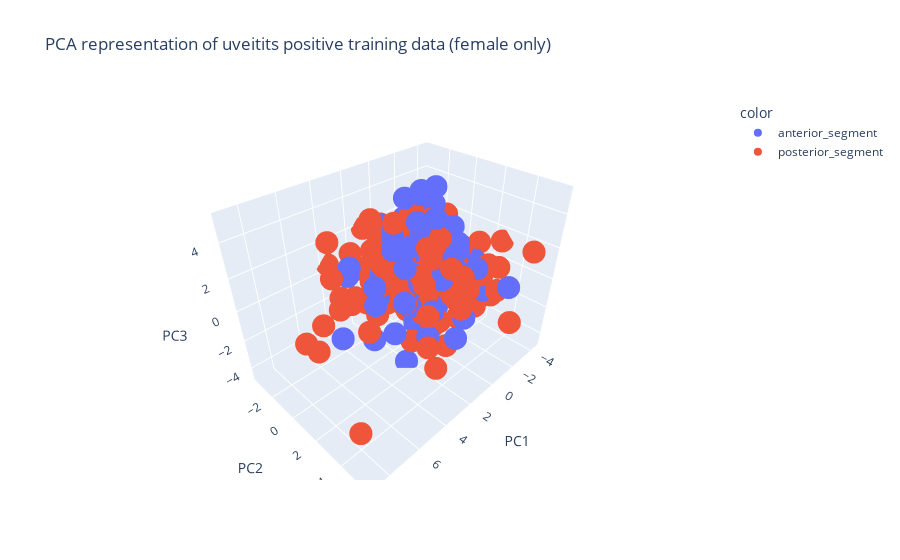

Write notebook code for a chart like this one.
### Code cell
pca = PCA(n_components=3)
pipeline = Pipeline(steps=[('prep', USE_IMPUTER),('pca',pca)])
X_pca = pipeline.fit_transform(X_train_f)
X_pca = pd.DataFrame(X_pca)
fig = px.scatter_3d(X_pca, x=0, y=1, z=2, color = y_train_f.values,
                   title="PCA representation of uveitits positive training data (female only)", labels={"0":"PC1","1":"PC2","2":"PC3"})
fig.show()
print(f'Retained Variance: {round(sum(pipeline["pca"].explained_variance_ratio_)*100,2)} %')

### Figure 1 — Plotly figure (JSON) as saved in the notebook; plotly's stock layout.template omitted (floating-point values rounded to 4 significant figures; data arrays with more than 128 entries replaced by an {"elided": "..."} marker saying what was removed)
{"data": [{"hovertemplate": "color=anterior_segment<br>PC1=%{x}<br>PC2=%{y}<br>PC3=%{z}<extra></extra>", "legendgroup": "anterior_segment", "marker": {"color": "#636efa", "symbol": "circle"}, "mode": "markers", "name": "anterior_segment", "scene": "scene", "showlegend": true, "type": "scatter3d", "x": {"elided": "141 float values"}, "y": {"elided": "141 float values"}, "z": {"elided": "141 float values"}}, {"hovertemplate": "color=posterior_segment<br>PC1=%{x}<br>PC2=%{y}<br>PC3=%{z}<extra></extra>", "legendgroup": "posterior_segment", "marker": {"color": "#EF553B", "symbol": "circle"}, "mode": "markers", "name": "posterior_segment", "scene": "scene", "showlegend": true, "type": "scatter3d", "x": {"elided": "285 float values"}, "y": {"elided": "285 float values"}, "z": {"elided": "285 float values"}}], "layout": {"legend": {"title": {"text": "color"}, "tracegroupgap": 0}, "scene": {"domain": {"x": [0, 1], "y": [0, 1]}, "xaxis": {"title": {"text": "PC1"}}, "yaxis": {"title": {"text": "PC2"}}, "zaxis": {"title": {"text": "PC3"}}}, "title": {"text": "PCA representation of uveitits positive training data (female only)"}}}
